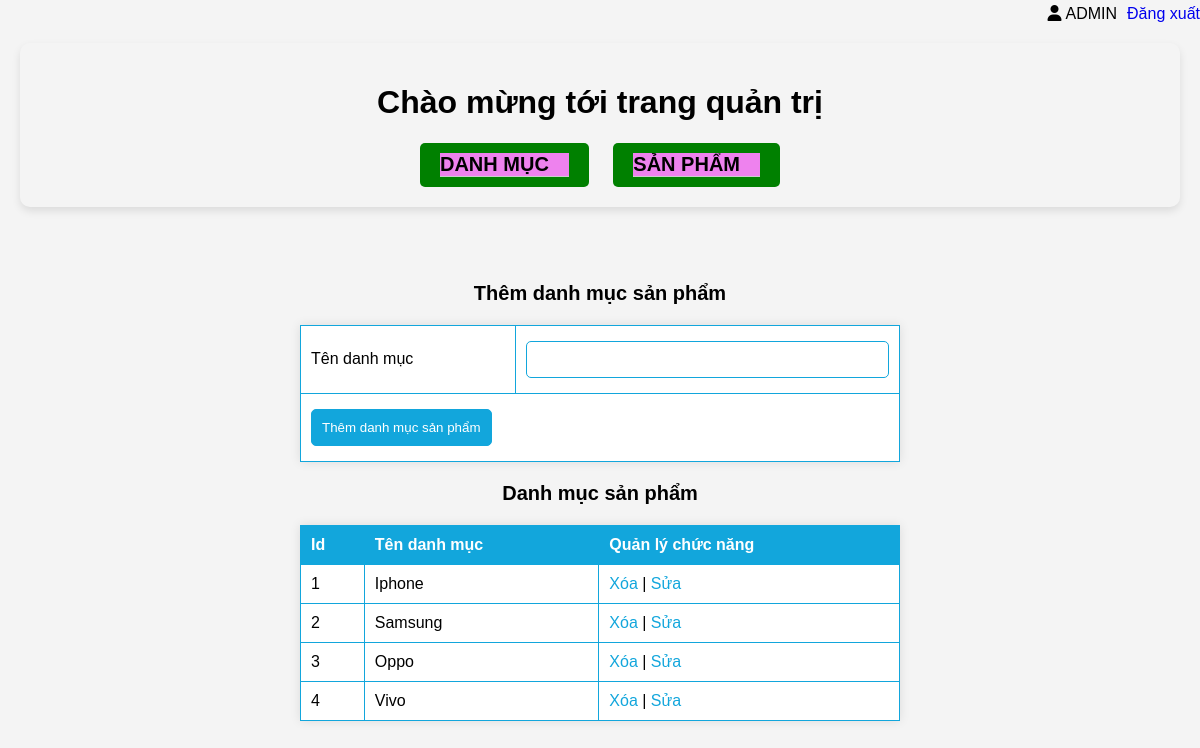
Page /admin/index.php?action=quanlidanhmucsanpham&query=add (signed in) on the committed database.
### tables this page shows
CREATE TABLE IF NOT EXISTS `tbl_category` (
  `id_category` int(11) NOT NULL AUTO_INCREMENT,
  `namecategory` varchar(100) NOT NULL,
  `serial` int(11) NOT NULL,
  PRIMARY KEY (`id_category`)
);

### admin/module/quanlidanhmuc/lietke.php (the view)
<?php
$sql_lietke_danhmucsp = "SELECT * FROM tbl_category ORDER BY serial ASC";
$query_lietke_danhmucsp = mysqli_query($mysqli, $sql_lietke_danhmucsp);
?>
<h3 class="section-header">Danh mục sản phẩm</h3>
<table class="custom-table list-table" border="1">
    <form method="POST" action="module/quanlidanhmuc/xuly.php">
        <tr>
            <th>Id</th>
            <th>Tên danh mục</th>
            <th>Quản lý chức năng</th>
        </tr>
        <?php
        $i = 0;
        while ($row = mysqli_fetch_array($query_lietke_danhmucsp)) {
            $i++;
            ?>
            <tr>
                <td>
                    <?php echo $i ?>
                </td>
                <td>
                    <?php echo $row['namecategory'] ?>
                </td>
                <td>
                    <a href="module/quanlidanhmuc/xuly.php?idcategory=<?php echo $row['id_category'] ?>">Xóa</a> |
                    <a href="?action=quanlidanhmucsanpham&query=edit&idcategory=<?php echo $row['id_category'] ?>">Sửa</a>
                </td>
            </tr>
            <?php
        }
        ?>
    </form>
</table>

### admin/css/style.css (style rules this page uses)
:root { --primary-color:#6495ED; --while-color: #fff; --black-color:#000; --text-color: #333; --desreption-text:#888; --border-color: #dbdbdb; --header-height:120px; --header-navbar:33px; --header-with-search-height: calc() ; --hover-color:rgb(25, 150, 169); }
body { font-family: Arial, Helvetica, sans-serif, sans-serif; background-color: #f4f4f4; margin: 0; padding: 0; }
.section-header { text-align: center; font-size: 20px; }
.custom-table { width: 50%; border-collapse: collapse; margin: 20px auto; background-color: #fff; box-shadow: 0 0 10px rgba(0, 0, 0, 0.1); }
.custom-table, .custom-table th, .custom-table td { border: 1px solid #12A6DC; }
.custom-table th, .custom-table td { padding: 10px; text-align: left; }
.custom-table th { background-color: #12A6DC; color: #fff; }
.list-table th { background-color: #12A6DC; color: #fff; }
.list-table a { color: #12A6DC; text-decoration: none; }

### admin/module/menu.php (style rules this page uses)
body { margin: 0; padding: 0; font-family: 'Arial', sans-serif; }

### rows in the picture
tbl_category: namecategory "Iphone"
tbl_category: namecategory "Samsung"
tbl_category: namecategory "Oppo"
tbl_category: namecategory "Vivo"

### other values in the picture
$_SESSION['username'] "ADMIN"
